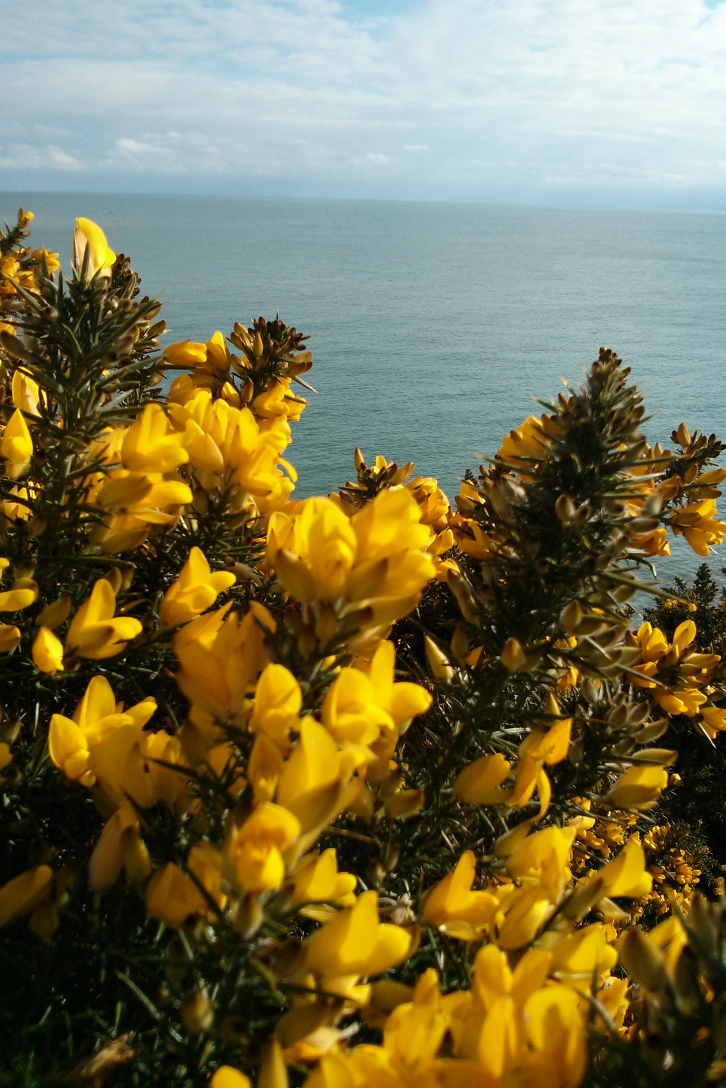
#> input picture 3367OS_Code/3367OS_06_Code/ch06/images/yellow_flowers.jpg, 2176 x 3264 px (shown at 1/3 size)
$ python ch06_rec01_02_pil_thumbnails.py images   (Python 2 division)   (older library calls are emulated)
#> lines starting #> are read from the running program, lines starting #| are printed output that depends on the picture
import os
import sys
from math import floor
from PIL import Image


class Thumbnailer(object):
    def __init__(self, src_folder=None):
        self.src_folder = src_folder
        self.ratio = .3
        self.thumbnail_folder = "thumbnails"

    def _create_thumbnails_folder(self):
        thumb_path = os.path.join(self.src_folder, self.thumbnail_folder)
        if not os.path.isdir(thumb_path):
            os.makedirs(thumb_path)

    def _build_thumb_path(self, image_path):
        root = os.path.dirname(image_path)
        name, ext = os.path.splitext(os.path.basename(image_path))
        suffix = ".thumbnail"
        return os.path.join(root, self.thumbnail_folder, name + suffix + ext)

    def _load_files(self):
        files = set()
        for each in os.listdir(self.src_folder):
            each = os.path.abspath(self.src_folder + '/' + each)
            if os.path.isfile(each):
                files.add(each)
#> pass 2 of the loop in _load_files, `for each in os.listdir(self.src_folder):`:
        return files

    def _thumb_size(self, size):
        return (int(size[0] * self.ratio), int(size[1] * self.ratio))

    def create_thumbnails(self):
        self._create_thumbnails_folder()
        files = self._load_files()

        for each in files:
            print "Processing: " + each
            try:
                img = Image.open(each)
#> img is the input picture: PIL image 2176x3264 RGB; mean R, G, B 122.3, 114.1, 75.2
                thumb_size = self._thumb_size(img.size)
#> thumb_size = (217, 326)
                resized = img.resize(thumb_size, Image.ANTIALIAS)
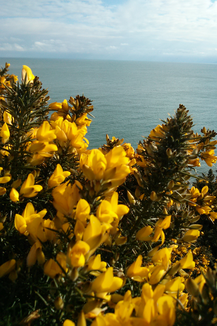
#> resized: PIL image 217x326 RGB; mean R, G, B 122.3, 114.1, 75.3
                savepath = self._build_thumb_path(each)
                resized.save(savepath)
            except IOError as ex:
                print "Error: " + str(ex)
#> pass 2 of the loop in create_thumbnails, `for each in files:`:
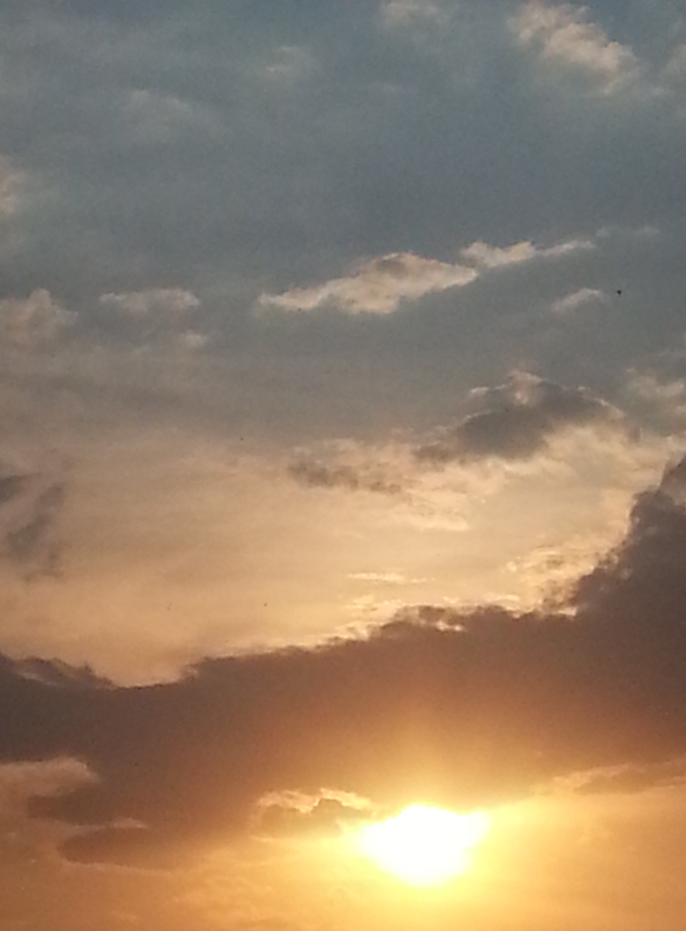
#> input picture 3367OS_Code/3367OS_06_Code/ch06/images/sunset.jpg, 2056 x 2792 px (shown at 1/3 size)
#> in create_thumbnails, img is the input picture: PIL image 2056x2792 RGB; mean R, G, B 151.4, 129.8, 107.1
#> in create_thumbnails, `resized = img.resize(thumb_size, Image.ANTIALIAS)`:
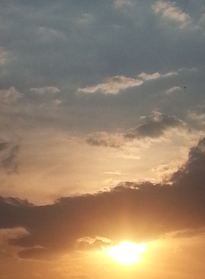
#> resized: PIL image 205x279 RGB; mean R, G, B 151.4, 129.8, 107.1

if __name__ == "__main__":
    # Usage:
    # ch06_rec01_02_pil_thumbnails.py my_images
    assert len(sys.argv) == 2
    src_folder = sys.argv[1]

    if not os.path.isdir(src_folder):
        print "Error: Path '{0}' does not exits.".format((src_folder))
        sys.exit(-1)

    thumbs = Thumbnailer(src_folder)

    # optionally set the name of thumbnail folder inside *src_folder*.
    thumbs.thumbnail_folder = "THUMBS"

    # define ratio to resize image to
    # 0.1 means the original image will be resized to 10% of its size
    thumbs.ratio = 0.1

    # will create set of images in temporary folder
    thumbs.create_thumbnails()
